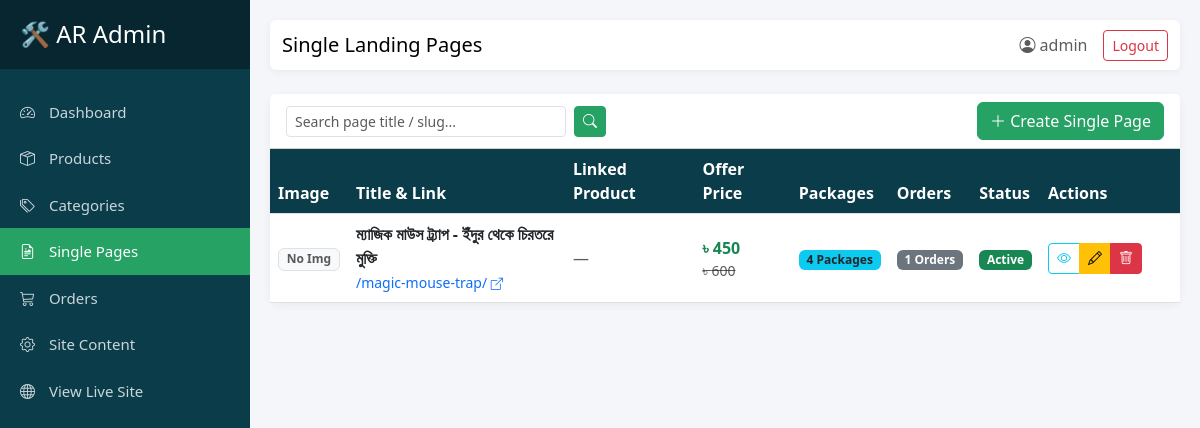
The page /dashboard/single-pages/ (signed in) on the database as committed earlier.
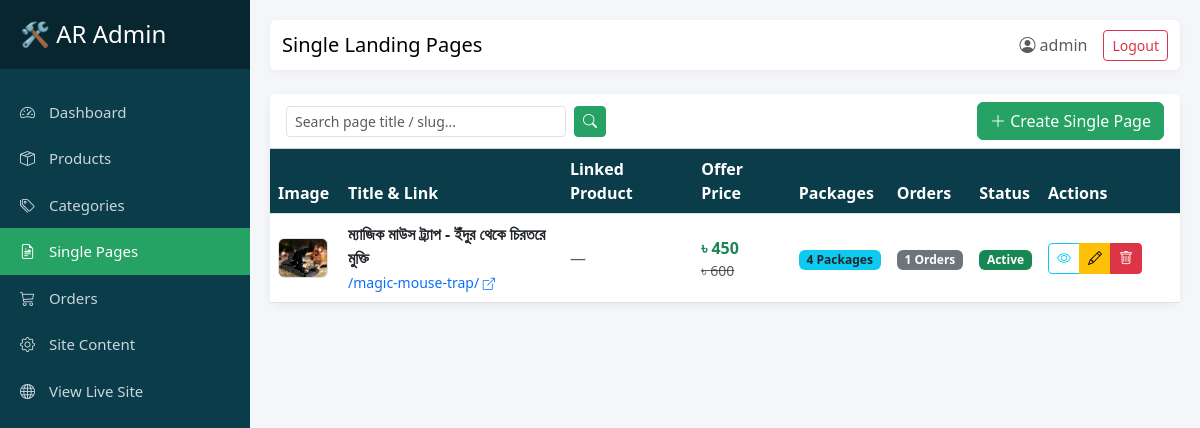
The same page on the database as committed later.
### landingpage/models.py (models this page shows, shortened)
class SinglePage(models.Model):
    title = models.CharField(max_length=200, help_text="Page title / Internal name")
    slug = models.SlugField(max_length=200, unique=True, help_text="Unique URL link, e.g. magic-mouse-trap")
    linked_product = models.ForeignKey(Product, on_delete=models.SET_NULL, null=True, blank=True, help_text="Optional linked product from inventory")
    is_active = models.BooleanField(default=True, help_text="Uncheck to temporarily hide this page")
    created_at = models.DateTimeField(auto_now_add=True)
    updated_at = models.DateTimeField(auto_now=True)
    announcement_text = models.CharField(max_length=255, default="🔥 সীমিত সময়ের অফার! স্টক শেষ হওয়ার আগেই অর্ডার করুন! 🔥")
    brand_name = models.CharField(max_length=100, blank=True, default="", help_text="Leave blank to use Site Name")
    header_cta_text = models.CharField(max_length=50, default="অর্ডার করুন")
    hero_title = models.CharField(max_length=255, default="ইঁদুরের যন্ত্রণায় অতিষ্ঠ? চিরতরে মুক্তি পান ম্যাজিক মাউস ট্র্যাপ দিয়ে!")
    hero_subtitle = models.TextField(blank=True, default="কোনো বিষ বা আঠা ছাড়া, ১০০% নিরাপদ এবং বারবার ব্যবহারযোগ্য।")
    hero_image = models.ImageField(upload_to='landingpages/', blank=True, null=True)
    video_url = models.URLField(blank=True, null=True, help_text="Optional YouTube embed link")
    auto_scroll_images = models.BooleanField(default=True, help_text="Automatically slide hero gallery images")
    auto_scroll_interval = models.PositiveIntegerField(default=3, help_text="Slide change interval in seconds")
    regular_price = models.DecimalField(max_digits=10, decimal_places=2, default=600)
    discount_price = models.DecimalField(max_digits=10, decimal_places=2, default=450)
    delivery_note = models.CharField(max_length=150, default="সারা বাংলাদেশে ক্যাশ অন ডেলিভারি!")
    hero_cta_text = models.CharField(max_length=50, default="এখনই অর্ডার করুন")
    features_title = models.CharField(max_length=200, default="কেন আমাদের মাউস ট্র্যাপ সেরা?")
    feature_1_icon = models.CharField(max_length=50, default="fas fa-leaf", help_text="FontAwesome icon class")
    feature_1_title = models.CharField(max_length=150, default="১০০% বিষমুক্ত ও নিরাপদ")
    feature_1_desc = models.TextField(default="বাচ্চা বা পোষা প্রাণীর জন্য কোনো ক্ষতিকর বিষ বা রাসায়নিক ব্যবহার করা হয়নি।")
    feature_2_icon = models.CharField(max_length=50, default="fas fa-sync-alt")
    feature_2_title = models.CharField(max_length=150, default="বারবার ব্যবহারযোগ্য")
    feature_2_desc = models.TextField(default="মজবুত প্লাস্টিক দিয়ে তৈরি, ধুয়ে বারবার ব্যবহার করা যায়। একবার কিনলেই চলবে বহুবছর।")
    feature_3_icon = models.CharField(max_length=50, default="fas fa-bolt")
    feature_3_title = models.CharField(max_length=150, default="তাত্ক্ষণিক সমাধান")
    feature_3_desc = models.TextField(default="শক্তিশালী স্প্রিং মেকানিজমের কারণে ইঁদুর ধরা পড়ে চোখের পলকে, পালানোর কোনো সুযোগ নেই।")
    feature_4_icon = models.CharField(max_length=50, default="fas fa-hand-sparkles")
    feature_4_title = models.CharField(max_length=150, default="পরিষ্কার করা সহজ")
    feature_4_desc = models.TextField(default="মৃত ইঁদুর হাত দিয়ে না ধরেই সহজে ফেলে দেওয়া যায়, যা অত্যন্ত স্বাস্থ্যকর।")
    delivery_inside_dhaka = models.IntegerField(default=60)
    delivery_outside_dhaka = models.IntegerField(default=120)
    form_title = models.CharField(max_length=200, default="অর্ডার কনফার্ম করতে নিচের ফর্মটি পূরণ করুন")
    submit_button_text = models.CharField(max_length=100, default="অর্ডার কনফার্ম করুন")
    footer_helpline = models.CharField(max_length=50, blank=True, default="", help_text="Leave blank to use Site Helpline")
    footer_email = models.CharField(max_length=100, blank=True, default="", help_text="Support email")
    footer_copyright = models.CharField(max_length=200, blank=True, default="")
    class Meta:
        ordering = ['-created_at']

### custom_admin/views.py (the view)
# urls.py: path('single-pages/', views.single_page_list, name='single_page_list'),
@login_required(login_url='custom_admin:login')
@user_passes_test(is_staff_user, login_url='custom_admin:login')
def single_page_list(request):
    query = request.GET.get('q', '').strip()
    pages = SinglePage.objects.annotate(order_count=Count('orders')).select_related('linked_product').prefetch_related('bundles').all()
    if query:
        pages = pages.filter(Q(title__icontains=query) | Q(slug__icontains=query))
    return render(request, 'custom_admin/single_page_list.html', {'pages': pages, 'query': query})

### custom_admin/views.py (called while the page is built)
def is_staff_user(user):
    return user.is_active and user.is_staff

### custom_admin/templates/custom_admin/single_page_list.html (shortened to what the changed rows need)
{% extends 'custom_admin/base.html' %}
{% block content %}
<div class="card stat-card">
    <div class="card-body p-0">
        <div class="table-responsive">
            <table class="table table-hover mb-0 align-middle">
                <thead>
                    <tr>
                        <th style="width:70px;">Image</th>
                        <th>Title & Link</th>
                        <th>Linked Product</th>
                        <th>Offer Price</th>
                        <th>Packages</th>
                        <th>Orders</th>
                        <th>Status</th>
                        <th style="width:140px;">Actions</th>
                    </tr>
                </thead>
                <tbody>
                    {% for page in pages %}
                    <tr>
                        <td>
                            {% if page.hero_image %}
                                <img src="{{ page.hero_image.url }}" width="50" height="40" style="object-fit:cover;border-radius:6px;border:1px solid #dee2e6;">
                            {% elif page.linked_product and page.linked_product.image %}
                                <img src="{{ page.linked_product.image.url }}" width="50" height="40" style="object-fit:cover;border-radius:6px;border:1px solid #dee2e6;">
                            {% else %}
                                <span class="badge bg-light text-muted border">No Img</span>
                            {% endif %}
                        </td>
                        <td>
                            <strong class="d-block text-dark">{{ page.title }}</strong>
                            <a href="/{{ page.slug }}/" target="_blank" class="text-decoration-none small text-primary">
                                /{{ page.slug }}/ <i class="bi bi-box-arrow-up-right small"></i>
                            </a>
                        </td>
                        <td>
                            {% if page.linked_product %}
                                <span class="badge bg-light text-dark border">{{ page.linked_product.title|truncatechars:25 }}</span>
                            {% else %}
                                <span class="text-muted">—</span>
                            {% endif %}
                        </td>
                        <td>
                            <span class="text-success fw-bold">৳ {{ page.discount_price|floatformat:0 }}</span>
                            {% if page.regular_price %}
                                <small class="text-muted text-decoration-line-through d-block">৳ {{ page.regular_price|floatformat:0 }}</small>
                            {% endif %}
                        </td>
                        <td>
                            <span class="badge bg-info text-dark">{{ page.bundles.all|length }} Packages</span>
                        </td>
                        <td>
                            <a href="{% url 'custom_admin:order_list' %}?q={{ page.title }}" class="badge bg-secondary text-decoration-none">
                                {{ page.order_count }} Orders
                            </a>
                        </td>
                        <td>
                            {% if page.is_active %}
                                <span class="badge bg-success">Active</span>
                            {% else %}
                                <span class="badge bg-secondary">Inactive</span>
                            {% endif %}
                        </td>
                        <td>
                            <div class="btn-group btn-group-sm">
                                <a href="/{{ page.slug }}/" target="_blank" class="btn btn-outline-info" title="Preview Live Page">
                                    <i class="bi bi-eye"></i>
                                </a>
                                <a href="{% url 'custom_admin:single_page_edit' page.pk %}" class="btn btn-warning" title="Edit Page">
                                    <i class="bi bi-pencil"></i>
                                </a>
                                <a href="{% url 'custom_admin:single_page_delete' page.pk %}" class="btn btn-danger" title="Delete Page">
                                    <i class="bi bi-trash"></i>
                                </a>
                            </div>
                        </td>
                    </tr>
                    {% endfor %}
                </tbody>
            </table>
        </div>
    </div>
</div>
{% endblock %}

Rows that differ between the two databases and show on the page:
changed SinglePage "ম্যাজিক মাউস ট্র্যাপ - ইঁদুর থেকে চিরতরে মুক্তি": hero_image: picture added; no longer shows "No Img"
